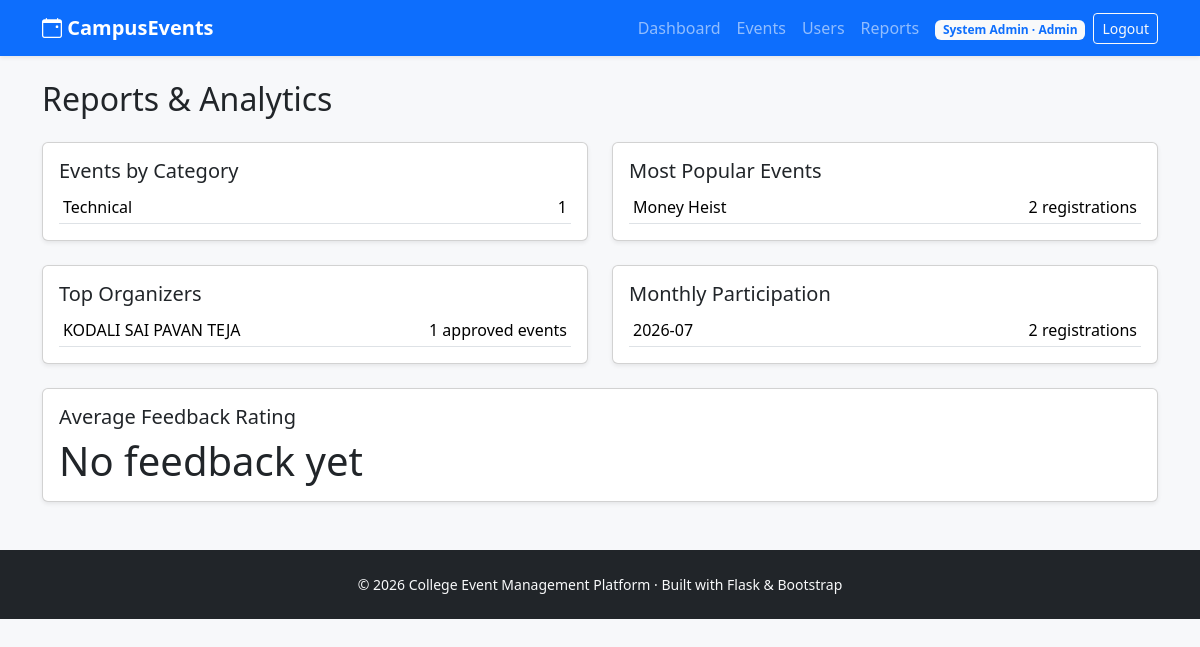
The page /admin/reports (signed in) on the database its author committed.
### models/user.py (models this page shows, shortened)
class User(UserMixin, db.Model):
    __tablename__ = "users"
    id = db.Column(db.Integer, primary_key=True)
    full_name = db.Column(db.String(120), nullable=False)
    email = db.Column(db.String(150), unique=True, nullable=False, index=True)
    password_hash = db.Column(db.String(255), nullable=False)
    role = db.Column(db.String(20), nullable=False, default="student")
    department = db.Column(db.String(100))
    roll_number = db.Column(db.String(50))
    club_name = db.Column(db.String(120))
    created_at = db.Column(db.DateTime, default=datetime.utcnow)
    events_created = db.relationship(
        "Event", backref="organizer", lazy=True, foreign_keys="Event.organizer_id"
    )
    registrations = db.relationship(
        "Registration", backref="student", lazy=True, cascade="all, delete-orphan"
    )
    feedback_given = db.relationship(
        "Feedback", backref="student", lazy=True, cascade="all, delete-orphan"
    )
    @property
    def is_student(self):
        return self.role == "student"
    @property
    def is_organizer(self):
        return self.role == "organizer"
    @property
    def is_admin(self):
        return self.role == "admin"

### models/event.py (models this page shows, shortened)
class Event(db.Model):
    __tablename__ = "events"
    id = db.Column(db.Integer, primary_key=True)
    title = db.Column(db.String(150), nullable=False)
    description = db.Column(db.Text, nullable=False)
    category = db.Column(db.String(50), default="General")
    venue = db.Column(db.String(150), nullable=False)
    event_date = db.Column(db.Date, nullable=False)
    event_time = db.Column(db.Time, nullable=False)
    poster_filename = db.Column(db.String(255))  # stored in /uploads/posters
    max_participants = db.Column(db.Integer, default=0)  # 0 = unlimited
    status = db.Column(db.String(20), default="pending", nullable=False)
    organizer_id = db.Column(db.Integer, db.ForeignKey("users.id"), nullable=False)
    created_at = db.Column(db.DateTime, default=datetime.utcnow)
    registrations = db.relationship(
        "Registration", backref="event", lazy=True, cascade="all, delete-orphan"
    )
    feedbacks = db.relationship(
        "Feedback", backref="event", lazy=True, cascade="all, delete-orphan"
    )

### routes/admin.py (the view)
@admin_bp.route("/reports")
@login_required
@role_required("admin")
def reports():
    events_by_category = (
        db.session.query(Event.category, func.count(Event.id))
        .group_by(Event.category)
        .all()
    )
    popular_events = (
        db.session.query(Event.title, func.count(Registration.id).label("count"))
        .join(Registration, Registration.event_id == Event.id)
        .group_by(Event.id)
        .order_by(func.count(Registration.id).desc())
        .limit(5)
        .all()
    )
    top_organizers = (
        db.session.query(User.full_name, func.count(Event.id).label("count"))
        .join(Event, Event.organizer_id == User.id)
        .filter(Event.status == "approved")
        .group_by(User.id)
        .order_by(func.count(Event.id).desc())
        .limit(5)
        .all()
    )
    monthly = (
        db.session.query(
            func.strftime("%Y-%m", Registration.registered_at).label("month"),
            func.count(Registration.id),
        )
        .group_by("month")
        .order_by("month")
        .all()
    )
    avg_rating = db.session.query(func.avg(Feedback.rating)).scalar()
    return render_template(
        "admin/reports.html",
        events_by_category=events_by_category,
        popular_events=popular_events,
        top_organizers=top_organizers,
        monthly=monthly,
        avg_rating=round(avg_rating, 2) if avg_rating else None,
    )

### models/user.py (called while the page is built)
@login_manager.user_loader
def load_user(user_id):
    return User.query.get(int(user_id))

### templates/admin/reports.html (shortened to what this page needs)
{% extends "base.html" %}
{% block content %}
<h2 class="mb-4">Reports &amp; Analytics</h2>
<div class="row g-4">
    <div class="col-md-6">
        <div class="card shadow-sm p-3 h-100">
            <h5>Events by Category</h5>
            <table class="table table-sm mb-0">
                {% for category, count in events_by_category %}
                <tr><td>{{ category }}</td><td class="text-end">{{ count }}</td></tr>
                {% else %}
                <tr><td class="text-muted">No data yet.</td></tr>
                {% endfor %}
            </table>
        </div>
    </div>
    <div class="col-md-6">
        <div class="card shadow-sm p-3 h-100">
            <h5>Most Popular Events</h5>
            <table class="table table-sm mb-0">
                {% for title, count in popular_events %}
                <tr><td>{{ title }}</td><td class="text-end">{{ count }} registrations</td></tr>
                {% else %}
                <tr><td class="text-muted">No registrations yet.</td></tr>
                {% endfor %}
            </table>
        </div>
    </div>
    <div class="col-md-6">
        <div class="card shadow-sm p-3 h-100">
            <h5>Top Organizers</h5>
            <table class="table table-sm mb-0">
                {% for name, count in top_organizers %}
                <tr><td>{{ name }}</td><td class="text-end">{{ count }} approved events</td></tr>
                {% else %}
                <tr><td class="text-muted">No approved events yet.</td></tr>
                {% endfor %}
            </table>
        </div>
    </div>
    <div class="col-md-6">
        <div class="card shadow-sm p-3 h-100">
            <h5>Monthly Participation</h5>
            <table class="table table-sm mb-0">
                {% for month, count in monthly %}
                <tr><td>{{ month }}</td><td class="text-end">{{ count }} registrations</td></tr>
                {% else %}
                <tr><td class="text-muted">No data yet.</td></tr>
                {% endfor %}
            </table>
        </div>
    </div>
    <div class="col-12">
        <div class="card shadow-sm p-3">
            <h5>Average Feedback Rating</h5>
            <p class="display-6 mb-0">{{ avg_rating if avg_rating else 'No feedback yet' }} {% if avg_rating %}/ 5{% endif %}</p>
        </div>
    </div>
</div>
{% endblock %}

### templates/base.html (shortened to what this page needs)
<!DOCTYPE html>
<html lang="en">
<head>
    <link href="https://cdn.jsdelivr.net/npm/bootstrap@5.3.3/dist/css/bootstrap.min.css" rel="stylesheet">
    <link href="https://cdn.jsdelivr.net/npm/bootstrap-icons@1.11.3/font/bootstrap-icons.css" rel="stylesheet">
    <link href="{{ url_for('static', filename='css/style.css') }}" rel="stylesheet">
</head>
<body>
<nav class="navbar navbar-expand-lg navbar-dark bg-primary sticky-top shadow-sm">
    <div class="container">
        <a class="navbar-brand fw-bold" href="{{ url_for('home') }}">
            <i class="bi bi-calendar-event"></i> CampusEvents
        </a>
        <div class="collapse navbar-collapse" id="navMain">
            <ul class="navbar-nav ms-auto align-items-lg-center">
                {% if current_user.is_authenticated %}
                    {% if current_user.is_student %}
                        <li class="nav-item"><a class="nav-link" href="{{ url_for('student.dashboard') }}">Dashboard</a></li>
                        <li class="nav-item"><a class="nav-link" href="{{ url_for('student.browse_events') }}">Browse Events</a></li>
                        <li class="nav-item"><a class="nav-link" href="{{ url_for('student.my_events') }}">My Events</a></li>
                        <li class="nav-item"><a class="nav-link" href="{{ url_for('student.certificates') }}">Certificates</a></li>
                        <li class="nav-item"><a class="nav-link" href="{{ url_for('student.profile') }}">Profile</a></li>
                    {% elif current_user.is_organizer %}
                        <li class="nav-item"><a class="nav-link" href="{{ url_for('organizer.dashboard') }}">Dashboard</a></li>
                        <li class="nav-item"><a class="nav-link" href="{{ url_for('organizer.create_event') }}">+ New Event</a></li>
                    {% elif current_user.is_admin %}
                        <li class="nav-item"><a class="nav-link" href="{{ url_for('admin.dashboard') }}">Dashboard</a></li>
                        <li class="nav-item"><a class="nav-link" href="{{ url_for('admin.manage_events') }}">Events</a></li>
                        <li class="nav-item"><a class="nav-link" href="{{ url_for('admin.manage_users') }}">Users</a></li>
                        <li class="nav-item"><a class="nav-link" href="{{ url_for('admin.reports') }}">Reports</a></li>
                    {% endif %}
                    <li class="nav-item ms-lg-2">
                        <span class="badge bg-light text-primary">{{ current_user.full_name }} · {{ current_user.role|capitalize }}</span>
                    </li>
                    <li class="nav-item ms-lg-2">
                        <a class="btn btn-outline-light btn-sm" href="{{ url_for('auth.logout') }}">Logout</a>
                    </li>
                {% else %}
                    <li class="nav-item"><a class="nav-link" href="{{ url_for('auth.login') }}">Login</a></li>
                    <li class="nav-item"><a class="btn btn-light btn-sm ms-lg-2" href="{{ url_for('auth.register') }}">Sign Up</a></li>
                {% endif %}
            </ul>
        </div>
    </div>
</nav>
<main class="container my-4">
    {% block content %}{% endblock %}
</main>
<footer class="bg-dark text-light py-4 mt-5">
    <div class="container text-center small">
        &copy; {{ current_year }} College Event Management Platform · Built with Flask &amp; Bootstrap
    </div>
</footer>
</body>
</html>

### static/css/style.css (style rules this page uses)
body { background-color: #f7f8fa; }

### rows shown on the page
User: full_name "System Admin", role "Admin"
Event: category "Technical", id "1", title "Money Heist", count "2"
User: full_name "KODALI SAI PAVAN TEJA", count "1"

### other values the page prints
{{ month }} "2026-07"
{{ count }} "2"
{{ avg_rating if avg_rating else 'No feedback yet' }} "No feedback yet"
